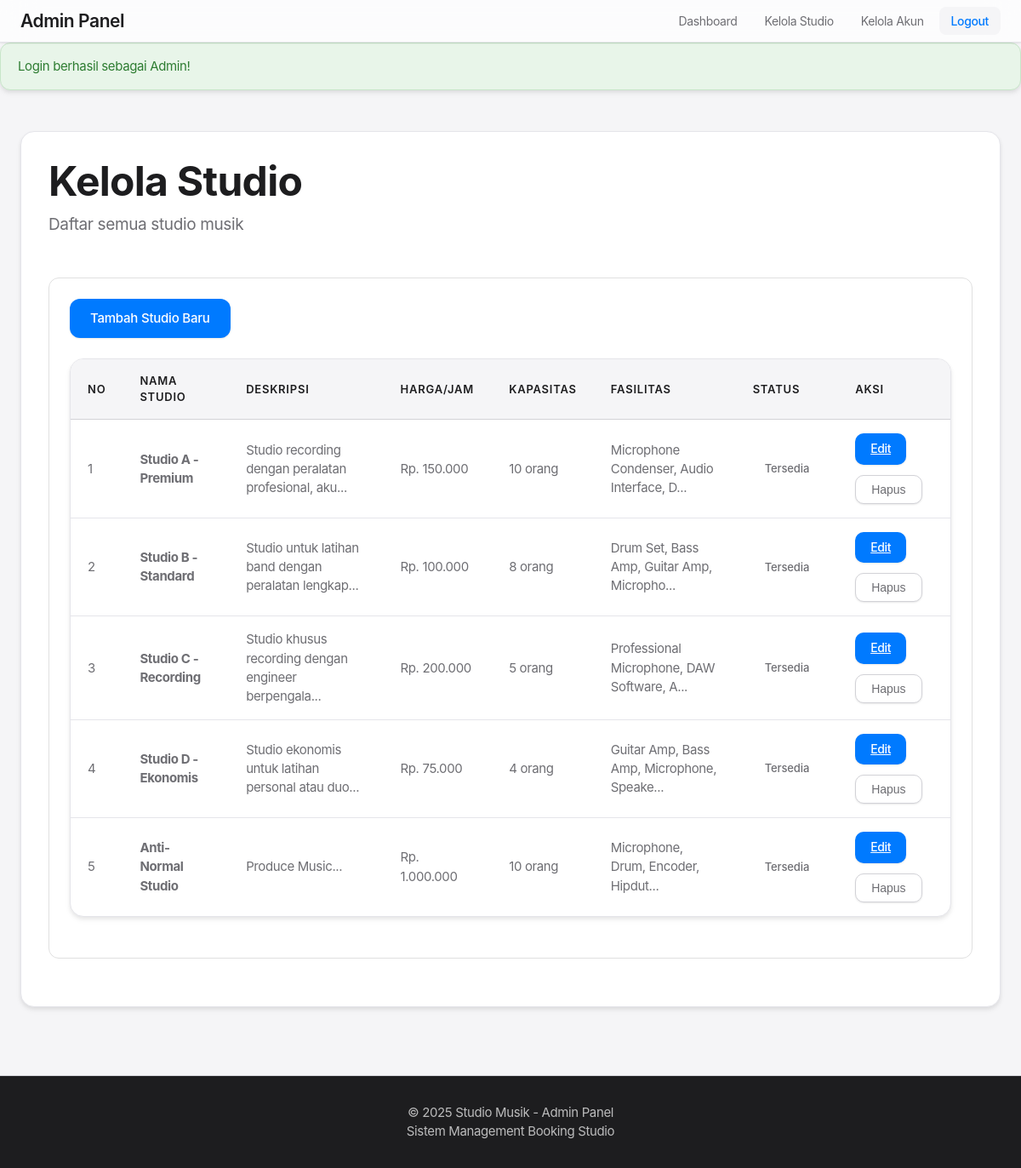
Page /public/index.php?url=admin/studios (signed in) on the earlier database version.
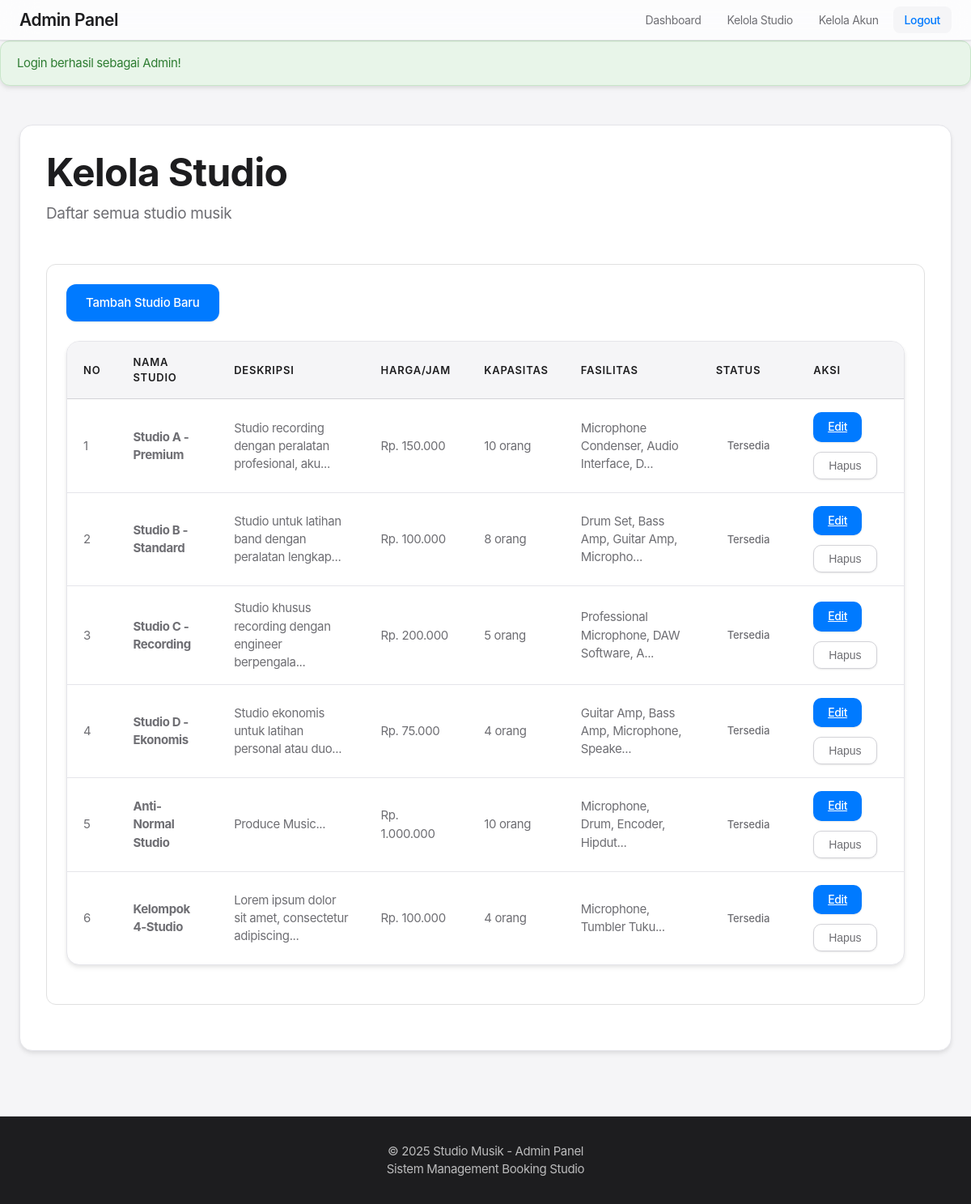
Same page on the later database version.
### tables this page shows
CREATE TABLE `studios` (
  `id_studio` int(11) NOT NULL,
  `nama_studio` varchar(100) NOT NULL,
  `deskripsi` text DEFAULT NULL,
  `harga_per_jam` decimal(10,2) NOT NULL,
  `fasilitas` text DEFAULT NULL,
  `kapasitas` int(11) NOT NULL,
  `gambar` varchar(255) DEFAULT NULL,
  `status_ketersediaan` enum('Tersedia','Tidak Tersedia') DEFAULT 'Tersedia',
  `created_at` timestamp NULL DEFAULT current_timestamp()
);

### app/controllers/AdminController.php (called while the page is built, shortened)
<?php
require_once __DIR__ . '/../../core/Controller.php';
class AdminController extends Controller {
    public function studios() {
        $studioModel = $this->model('Studio');
        $allStudios = $studioModel->all();
        $data = [
            'admin' => $_SESSION['admin'],
            'studios' => $allStudios,
            'title' => 'Kelola Studio'
        ];
        $this->view('admin/studios', $data);
    }
}
?>

### core/Model.php (called while the page is built, shortened)
<?php
class Model {
    protected $db;
    protected $table;
    public function __construct() {
        require_once __DIR__ . '/../config/Database.php';
        $database = new Database();
        $this->db = $database->getConnection();
    }
    public function all() {
        $query = "SELECT * FROM " . $this->table;
        $stmt = $this->db->prepare($query);
        $stmt->execute();
        return $stmt->fetchAll(PDO::FETCH_ASSOC);
    }
}
?>

### config/Database.php (called while the page is built, shortened)
<?php
class Database {
    private $host = "localhost";
    private $db_name = "studio_music";
    private $username = "root";
    private $password = "";
    public function getConnection() {
        $this->conn = null;
        try {
            $this->conn = new PDO(
                "mysql:host=" . $this->host . ";dbname=" . $this->db_name,
                $this->username,
                $this->password
            );
            $this->conn->setAttribute(PDO::ATTR_ERRMODE, PDO::ERRMODE_EXCEPTION);
            $this->conn->exec("set names utf8");
        } catch(PDOException $e) {
            echo "Connection Error: " . $e->getMessage();
        }
        return $this->conn;
    }
}
?>

### app/views/admin/studios.php (the view, shortened to what this page needs)
<?php include __DIR__ . '/header.php'; ?>
<div class="admin-dashboard-container">
    <div class="page-header">
        <h1>Kelola Studio</h1>
        <p>Daftar semua studio musik</p>
    </div>
    <div class="admin-section">
        <div style="margin-bottom: 20px;">
            <a href="/Studio-Music/public/index.php?url=admin/addStudio" class="btn btn-primary">
                Tambah Studio Baru
            </a>
        </div>
        <?php if (!empty($studios)): ?>
            <div class="table-responsive">
                <table class="booking-table">
                    <thead>
                        <tr>
                            <th>No</th>
                            <th>Nama Studio</th>
                            <th>Deskripsi</th>
                            <th>Harga/Jam</th>
                            <th>Kapasitas</th>
                            <th>Fasilitas</th>
                            <th>Status</th>
                            <th>Aksi</th>
                        </tr>
                    </thead>
                    <tbody>
                        <?php $no = 1; ?>
                        <?php foreach ($studios as $studio): ?>
                            <tr>
                                <td><?= $no++ ?></td>
                                <td><strong><?= htmlspecialchars($studio['nama_studio']) ?></strong></td>
                                <td><?= htmlspecialchars(substr($studio['deskripsi'], 0, 50)) ?>...</td>
                                <td>Rp. <?= number_format($studio['harga_per_jam'], 0, ',', '.') ?></td>
                                <td><?= $studio['kapasitas'] ?> orang</td>
                                <td><?= htmlspecialchars(substr($studio['fasilitas'], 0, 40)) ?>...</td>
                                <td>
                                    <span class="status-badge status-<?= strtolower($studio['status_ketersediaan']) ?>">
                                        <?= htmlspecialchars($studio['status_ketersediaan']) ?>
                                    </span>
                                </td>
                                <td>
                                    <div class="action-buttons">
                                        <a href="/Studio-Music/public/index.php?url=admin/editStudio/<?= $studio['id_studio'] ?>"
                                           class="btn-approve">
                                            Edit
                                        </a>
                                        <form method="POST" action="/Studio-Music/public/index.php?url=admin/deleteStudio" style="display: inline;">
                                            <button type="submit" class="btn-reject" onclick="return confirm('Yakin hapus studio ini?')">
                                                Hapus
                                            </button>
                                        </form>
                                    </div>
                                </td>
                            </tr>
                        <?php endforeach; ?>
                    </tbody>
                </table>
            </div>
        <?php endif; ?>
    </div>
</div>
<?php include __DIR__ . '/footer.php'; ?>

Differences in the rows shown:
added studios: nama_studio "Kelompok 4-Studio", deskripsi "Lorem ipsum dolor sit amet, consectetur adipiscing", harga_per_jam "100.000", kapasitas "4", fasilitas "Microphone, Tumbler Tuku", status_ketersediaan "Tersedia"
